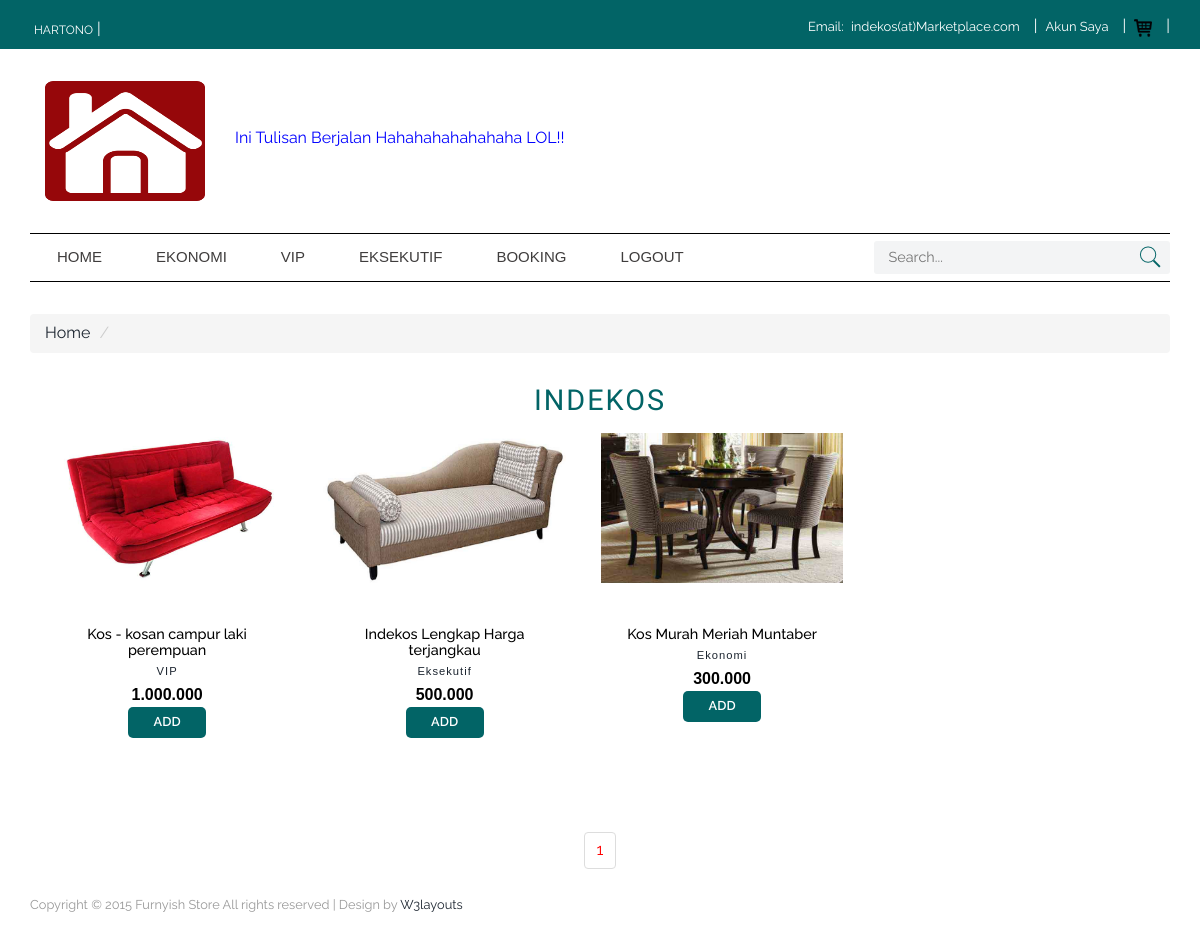
Page /index.php (signed in) on the committed database.
### tables this page shows
CREATE TABLE `tbl_user` (
  `id_user` int(11) NOT NULL,
  `nama` varchar(25) NOT NULL,
  `username` varchar(25) NOT NULL,
  `password` varchar(100) NOT NULL,
  `no_hp` varchar(15) NOT NULL,
  `tgl_registrasi` datetime NOT NULL,
  `session` varchar(10) NOT NULL
);

CREATE TABLE `tbl_indekos` (
  `id_indekos` int(11) NOT NULL,
  `id_seller` int(11) NOT NULL,
  `kelas` varchar(20) NOT NULL,
  `judul` varchar(100) NOT NULL,
  `deskripsi` mediumtext NOT NULL,
  `alamat` varchar(100) NOT NULL,
  `harga` int(20) NOT NULL,
  `gambar` varchar(30) NOT NULL,
  `gambar_1` varchar(30) NOT NULL,
  `gambar_2` varchar(30) NOT NULL,
  `gambar_3` varchar(30) NOT NULL,
  `status` varchar(10) NOT NULL
);

### class/User.php (called while the page is built, shortened)
<?php
    class User
    {
        private $db;
        function __construct($db_conn)
        {
            $this->db = $db_conn;
        }
                    ?>
                    <?php
        public function isUserLoggedIn(){
            if(isset($_SESSION['user_session']))
            {
                if($_SESSION['user_role'] == 'user')
                {
                    return true;
                }
            }
        }
        public function getUser(){
            try {
                $query = $this->db->prepare("SELECT * FROM tbl_user WHERE id_user = :id");
                $query->bindParam(":id", $_SESSION['user_session']);
                $query->execute();
                return $query->fetch();
            } catch (PDOException $e) {
                echo $e->getMessage();
                return false;
            }
        }
    }
?>

### class/Indekos.php (the view, shortened to what this page needs)
<?php
    class Indekos
    {
        private $db;
        function __construct($db_conn)
        {
            $this->db = $db_conn;
        }
                    ?>
                <?php
		public function indexIndekos($query) {
	    	$jumlah_desimal = "0";
	        $pemisah_desimal = ",";
	        $pemisah_ribuan = ".";
            $stmt = $this->db->prepare($query);
            $stmt->execute();
            if($stmt->rowCount()>0)
            {
                while($row=$stmt->fetch(PDO::FETCH_ASSOC))
                {
                    ?>
                    	<a href="single.php?slug=<?php print($row['id_indekos']) ?>"><div class="product-grid love-grid">
							<div class="product-img b-link-stripe b-animate-go  thickbox">
								<img src="assets/img_indekos/<?php print($row['gambar']) ?>" width="290px" height="150px"/>
								<div class="b-wrapper">
								</div>
							</div>
							<div class="product-info simpleCart_shelfItem">
								<div class="product-info-cust prt_name">
									<center>
										<h4><?php print($row['judul']) ?></h4>
										<p><?php print($row['kelas']) ?></p>
										<span class="item_price"><?php print(number_format($row['harga'],$jumlah_desimal, $pemisah_desimal, $pemisah_ribuan)); ?></span><br>
										<input type="button" class="item_add items" value="ADD">
									</center>
								</div>
							</div>
						</div></a>
                    <?php
                }
            }
            else
            {
                ?>
                <tr>
                <td>Tidak ditemukan....</td>
                </tr>
                <?php
            }
        }
        public function paginglink($query,$records_per_page)
        {
            $self = $_SERVER['PHP_SELF'];
            $stmt = $this->db->prepare($query);
            $stmt->execute();
            $total_no_of_records = $stmt->rowCount();
            if($total_no_of_records > 0)
            {
                ?><ul class="pagination"><?php
                $total_no_of_pages=ceil($total_no_of_records/$records_per_page);
                $current_page=1;
                for($i=1;$i<=$total_no_of_pages;$i++)
                {
                    if($i==$current_page)
                    {
                        echo "<li><a href='".$self."?page_no=".$i."' style='color:red;'>".$i."</a></li>";
                    }
                    else
                    {
                        echo "<li><a href='".$self."?page_no=".$i."'>".$i."</a></li>";
                    }
                }
                ?></ul><?php
            }
        }
    }
?>

### header.php (shortened to what this page needs)
<!DOCTYPE HTML>
<html>
<head>
<link href="assets/css/bootstrap.css" rel='stylesheet' type='text/css' />
<link href="assets/css/style.css" rel='stylesheet' type='text/css' />
<link href="assets/css/megamenu.css" rel="stylesheet" type="text/css" media="all" />
<link href="assets/css/form.css" rel="stylesheet" type="text/css" media="all" />
</head>
<body>
<div class="top_bg">
	<div class="container">
		<div class="header_top-sec">
			<div class="top_right">
				<ul>
					<li>
						<?php
		                    if(!$user->isUserLoggedIn()){
		                        ?>
		                            <p>Guest</p>
		                        <?php
		                    } else {
		                        ?>
		                            <p><a href="#"><?php echo $datas['nama'] ?></a></p>
		                        <?php
		                    }
		                ?>
					</li>|
				</ul>
			</div>
			<div class="top_left">
				<ul>
					<li class="top_link">Email: <a href="#">indekos(at)Marketplace.com</a></li>|
					<li class="top_link"><a href="profil.php">Akun Saya</a></li>|
					<li class="top_link"><a href="cart.php"><img src="assets/images/bag.png" alt=""></a></li>|
				</ul>
			</div>
				<div class="clearfix"> </div>
		</div>
	</div>
</div>
<div class="header_top">
	 <div class="container">
		 <div class="logo col-md-2">
		 	<a href="index.php"><img src="assets/images/home-icon.png" alt="" width="50px" height="120px"/></a>
		 </div>
		 <div class="col-md-10">
		 	<br><br>
		 	<marquee><font color="blue">Ini Tulisan Berjalan Hahahahahahahaha LOL!!</font></marquee>
		 </div>
		  <div class="clearfix"></div>
	 </div>
</div>
<div class="mega_nav">
	<div class="container">
		<div class="menu_sec">
			<ul class="megamenu skyblue">
				<li class="grid"><a class="color6" href="index.php">Home</a></li>
				<li class="grid"><a class="color6" href="index.php?kelas=Ekonomi">Ekonomi</a></li>
				<li><a class="color6" href="index.php?kelas=VIP">VIP</a></li>
				<li><a class="color6" href="index.php?kelas=Eksekutif">Eksekutif</a></li>
				<?php
                    if(!$user->isUserLoggedIn()){
                        ?>
                            <li><a class="color6" href="login.php">Login/Register</a></li>
                            <li><a class="color6" href="lapak/lapak_login.php">Pengiklan</a></li>
                        <?php
                    } else {
                        ?>
							<li class="grid"><a class="color6" href="#">Booking</a>
							</li>
							<li><a class="color6" href="logout.php">Logout</a></li>
                        <?php
                    }
                ?>
			</ul>
		    <div class="search">
			    <form action="search.php" method="get">
					<input type="text" name="search" placeholder="Search...">
					<input type="submit" value="">
				</form>
		    </div>
			<div class="clearfix"></div>
		</div>
	</div>
</div>

### assets/css/style.css (style rules this page uses)
h4, h5, h6, h1, h2, h3 { margin: 0; }
ul, ol { margin: 0; padding:0; }
p { margin: 0; }
html, body { font-family: 'Raleway', sans-serif; font-size: 100%; background: #ffffff; }
body a { transition:0.5s all; -webkit-transition:0.5s all; -moz-transition:0.5s all; -o-transition:0.5s all; -ms-transition:0.5s all; }
.top_bg { background:#026466; }
.header_top-sec { padding: 15px 0 8px; }
.logo img { width:100%; }
.header_top { padding:2em 0; }
.top_left { float: right; color:#fff; }
.top_right { float:left; color: #ffffff; margin-top: 3px; }
.top_right ul,.top_left ul { padding:0; list-style:none; display: inline-block; vertical-align: middle; }
.top_left ul li.top_link { margin-right:10px; }
.top_right ul li,.top_left ul li { display: inline-block; }
.top_right ul li:last-child { margin-right: 0; }
.top_right ul li a { text-align:center; padding: 0px 4px; text-transform:uppercase; font-size:12px; display:block; color:#ffffff; -webkit-transition: all 0.3s ease-in-out; -moz-transition: all 0.3s ease-in-out; -o-transition: all 0.3s ease-in-out; transition: all 0.3s ease-in-out; }
.top_left ul li { font-size:13px; }
.top_left ul li a { text-align:center; padding: 0px 4px; font-size:13px; color:#ffffff; -webkit-transition: all 0.3s ease-in-out; -moz-transition: all 0.3s ease-in-out; -o-transition: all 0.3s ease-in-out; transition: all 0.3s ease-in-out; }
span.item_price { color: #3f3d3d; font-size: 1.2em; font-weight: 400; text-align: center; }
.logo { float: left; }
.search { position: relative; background: #f3f4f5; float: left; width: 26%; border-radius:3px; }
.search input[type="text"] { margin: 0px 0; padding: 6px 10px 6px 15px; outline: none; color: #5a5a5a; background: none; border: none; width: 89.33333%; position: relative; font-size: 0.9em; -webkit-appearance: none; }
.search input[type="submit"] { background: url('../images/search1.png') no-repeat 0px 1px; border: none; cursor: pointer; width: 24px; outline: none; position: absolute; height: 24px; top: 3px; right: 8px; }
.menu_sec { border-top:1px solid #000; border-bottom:1px solid #000; padding:7px 0; }
.b-link-stripe { position:relative; display:inline-block; vertical-align:top; font-weight: 300; overflow:hidden; width: 100%; }
.b-link-stripe .b-wrapper { position:absolute; width:100%; height:100%; top:0; left:0; text-align:center; color:#ffffff; overflow:hidden; }
.b-animate-go { text-decoration:none; }
.product-grid { width: 22%; margin: 0 3% 4% 0; float: left; position: relative; transition: 0.5s all; -webkit-transition: 0.5s all; -moz-transition: 0.5s all; -o-transition: 0.5s all; min-height: 200px; border:1px solid #fff; }
.product-img img { width: 100%; }
.product-info-cust { float: left; padding: 0.8em 1.2em; }
.item_add { color:#fff; text-decoration:none; font-weight:600; padding:0.5em 2em; font-size:0.8em; display:inline-block; border-radius:5px; -moz-border-radius: 5px; -webkit-border-radius: 5px; -o-border-radius: 5px; margin: 0px 16px 0px 0px; background:#026466; border:none; outline:none; }
.prt_name { padding: 0.8em 1.2em; float:none; }
.items { float:none; margin: 0 0 16px 0px; }
.product-info-cust h4 { color:#000; font-weight:500; font-size:0.9em; }
.product-info-cust p { font-family: 'Arimo', sans-serif; font-size:0.7em; margin:5px 0; letter-spacing:1px; }
span.item_price { color:#000; font-weight:600; font-size:1em; font-family: 'Arimo', sans-serif; }
.product-info.simpleCart_shelfItem { margin-top: 30px; }

### assets/css/megamenu.css (style rules this page uses)
.megamenu { margin-bottom:0px;padding:0;width:100%;list-style:none;display:inline-block;position:relative;font-family:Calibri,Arial;font-size:15px }
.megamenu li { margin-bottom:-5px;display:inline }
.megamenu>li>a { float:left;padding:5px 28px;text-decoration:none;text-transform:capitalize;font-size:1em; -webkit-transition: all 0.3s ease-in-out;text-transform:uppercase; -moz-transition: all 0.3s ease-in-out; -o-transition: all 0.3s ease-in-out; transition: all 0.3s ease-in-out; }
.skyblue,.skyblue>li.showhide { width: 72%; float: left; margin-right: 2%;; }
.skyblue li>a,.skyblue>li.showhide span { color:#3f3d3d }
@media (max-width:1366px) { .megamenu>li>a { padding: 5px 27px } }

### rows in the picture
tbl_user: nama "HARTONO"
tbl_indekos: gambar (picture), judul "Kos - kosan campur laki perempuan", kelas "VIP", harga "1.000.000"
tbl_indekos: gambar (picture), judul "Indekos Lengkap Harga terjangkau", kelas "Eksekutif", harga "500.000"
tbl_indekos: gambar (picture), judul "Kos Murah Meriah Muntaber", kelas "Ekonomi", harga "300.000"
